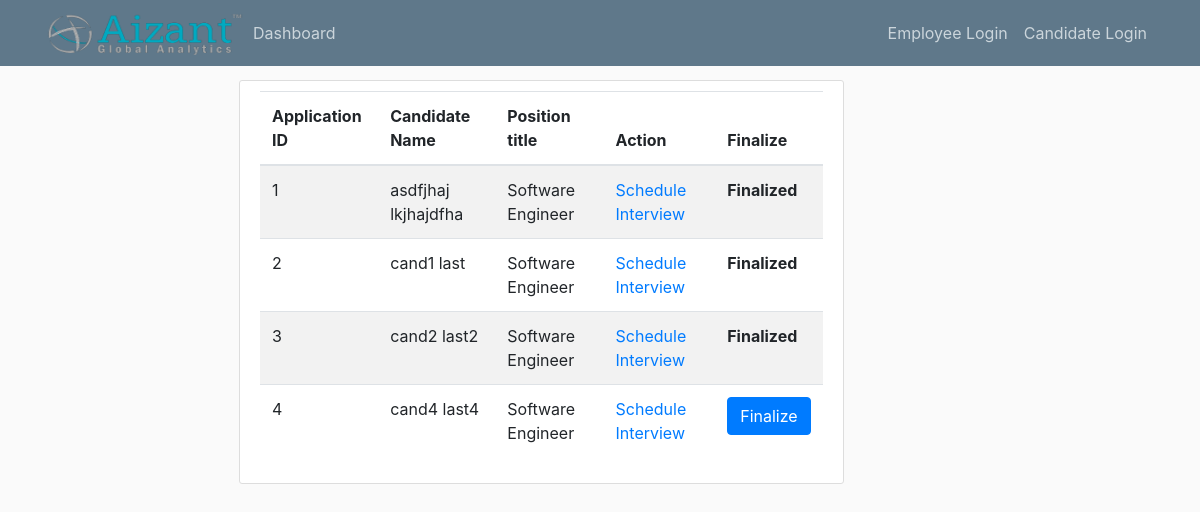
The app's page /application/all, older data.
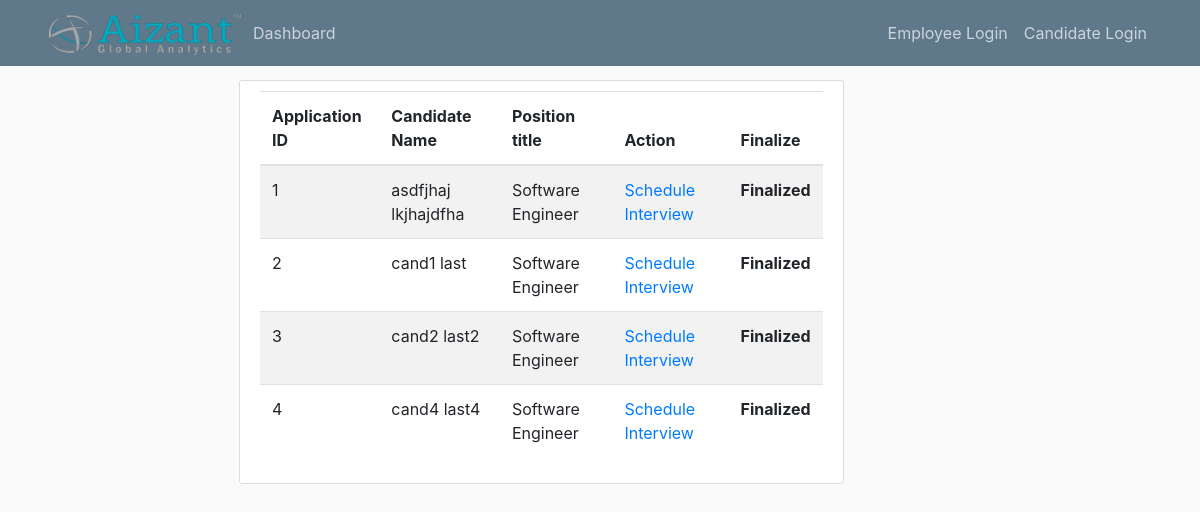
The same page, newer data.
### app/models.py (models this page shows, shortened)
class Application(db.Model):
    id = db.Column(db.Integer, primary_key=True)
    position_id = db.Column(db.Integer, db.ForeignKey('position.id'))
    candidate_id = db.Column(db.Integer, db.ForeignKey('candidate.id'))
    round = db.Column(db.Integer, default=0)
    status = db.Column(db.String(10))
    Feedback = db.Column(db.String(255))
    push = db.Column(db.Boolean, default=False)

class Candidate(db.Model):
    id = db.Column(db.Integer, primary_key=True)
    first_name = db.Column(db.String(30))
    last_name = db.Column(db.String(30))
    contact_number = db.Column(db.String(10))
    email = db.Column(db.String(200), unique=True)
    password = db.Column(db.String(260))
    pan_card = db.Column(db.String(10))
    current_location = db.Column(db.String(200))
    candidate_compensation = db.relationship('CandidateCompensation', backref='candidate', uselist=False)  # one to
    candidate_professions = db.relationship('CandidateProfession', backref='candidate')  # one to many with candidate
    candidate_educations = db.relationship('CandidateEducation', backref='candidate')  # one to many w education
    applications = db.relationship('Application', backref='candidate')

class Position(db.Model):
    id = db.Column(db.Integer, primary_key=True)
    title = db.Column(db.String)
    description = db.Column(db.String(500))
    required_number = db.Column(db.Integer)
    number_applied = db.Column(db.Integer)
    applications = db.relationship('Application', backref='application')

### app/routes.py (the view)
@app.route('/application/all')
def view_all_applications():
    applications = Application.query.all()
    meta_cand = {}
    meta_pos = {}
    for appl in applications:
        curr_candidate = Candidate.query.filter_by(id=appl.candidate_id).first()
        curr_pos = Position.query.filter_by(id=appl.position_id).first()
        meta_cand[appl] = curr_candidate
        meta_pos[appl] = curr_pos
    return render_template('view_application_list.html', applications=applications, meta_cand=meta_cand,
                           meta_pos=meta_pos)

### app/templates/view_application_list.html
{% extends 'layout.html' %}
{% block content %}
    <div class="content-section">
        <table class="table table-striped">
            <thead>
            <tr>
                <th>Application ID</th>
                <th>Candidate Name</th>
                <th>Position title</th>
                <th>Action</th>
                <th>Finalize</th>
            </tr>
            </thead>
            <tbody>
                {% for application in applications %}
                    <tr>
                    <td>{{ application.id }}</td>
                    <td>{{ meta_cand[application].first_name + ' ' + meta_cand[application].last_name }}</td>
                    <td>{{ meta_pos[application].title }}</td>
                    <td><a href="{{ url_for('create_new_interview', application_id=application.id) }}">Schedule Interview</a></td>
                    {% if application.push == False %}
                    <td><a class="btn btn-primary" href="{{ url_for('push_to_manager',application_id = application.id) }}">Finalize</a></td>
                    {% else %}
                    <td><b>Finalized</b></td>
                    {% endif %}
                    </tr>
                {% endfor %}
            </tbody>
        </table>
    </div>
{% endblock %}

### app/templates/layout.html (shortened to what this page needs)
<!DOCTYPE html>
<html lang="en">
<head>
    <link rel="stylesheet" href="https://stackpath.bootstrapcdn.com/bootstrap/4.3.1/css/bootstrap.min.css">
    <link rel="stylesheet" type="text/css" href="{{ url_for('static', filename='main.css') }}">
</head>
<body>
<header class="site-header">
    <nav class="navbar navbar-expand-md navbar-dark bg-steel fixed-top">
        <div class="container">
            <img id="logo" src="{{ url_for('static', filename='aizant-logo-text.png') }}">
            <div class="collapse navbar-collapse" id="navbarToggle">
                <div class="navbar-nav mr-auto">
                    <a class="nav-item nav-link">Dashboard</a>
                </div>
                <div class="navbar-nav">
                    {% if current_user.is_authenticated %}
                        <a class="nav-item nav-link" href="{{ url_for('update_info') }}">Account</a>
                        <a class="nav-item nav-link" href="{{ url_for('logout') }}">Logout</a>
                    {% else %}
                        <a class="nav-item nav-link" href="{{ url_for('login') }}">Employee Login</a>
                        <a class="nav-item nav-link" href="{{ url_for('candidateLogin') }}">Candidate Login</a>
                    {% endif %}
                </div>
            </div>
        </div>
    </nav>
</header>
<div class="container-fluid">
    <div class="row">
        <main role="main" class="col-md-9 ml-sm-auto col-lg-10 px-4">
            <div class="col-md-8">
                {% block content %}{% endblock %}
            </div>
        </main>
    </div>
</div>
</body>
</html>

### app/static/main.css (style rules this page uses)
body { background: #fafafa; color: #333333; margin-top: 5rem; }
.bg-steel { background-color: #5f788a; }
.site-header .navbar-nav .nav-link { color: #cbd5db; }
.content-section { background: #ffffff; padding: 10px 20px; border: 1px solid #dddddd; border-radius: 3px; margin-bottom: 20px; }
#logo { height: 50px; width: 200px; }

Row changes from the older to the newer data that the page shows:
changed Application id 4: push "Finalize" → "Finalized"
